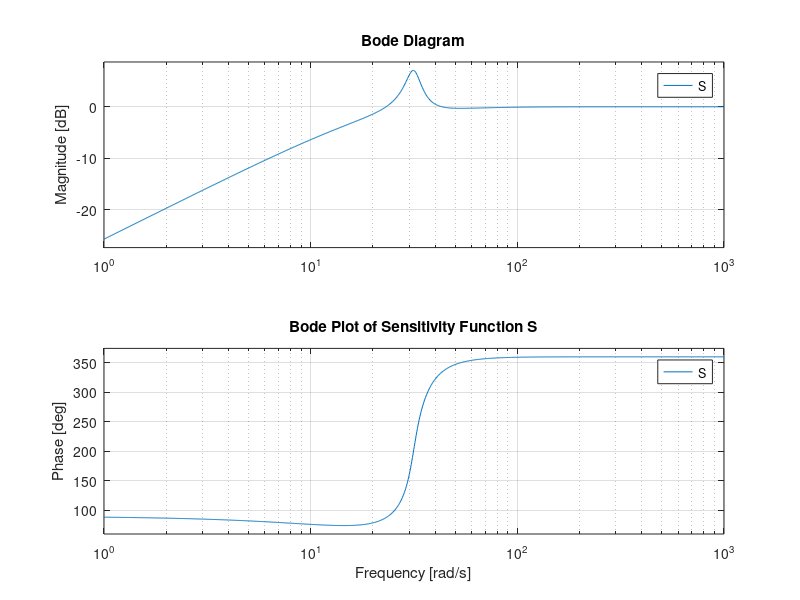
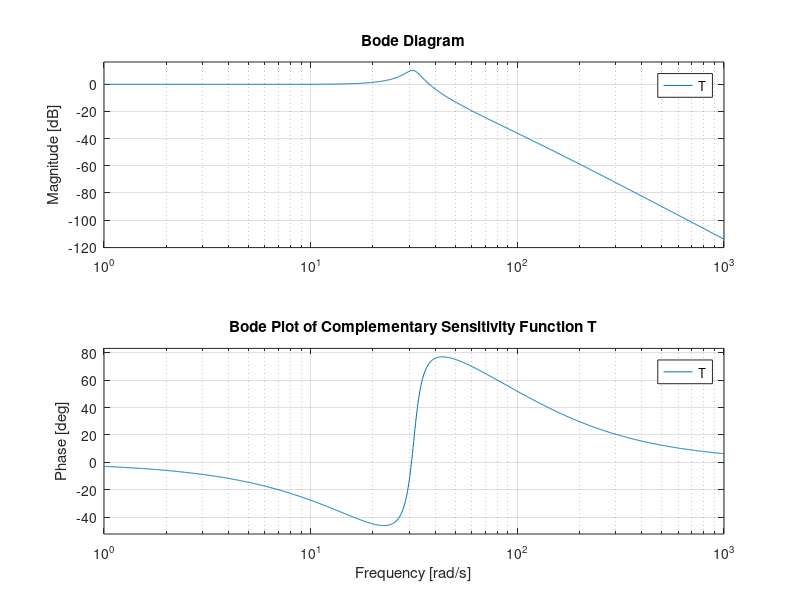

MATLAB code for these plots, in order:
% clc;
% clear all;
% 
% % Define the given constants
% J_m = 0.0001;
% J_l = 0.001;
% K = 1;
% N = 5;
% C_m = 0.01;
% C_l = 0.01;
% 
% % Define the numerator and denominator coefficients
% numerator = K / N;
% denominator = [J_l * J_m, (J_l * C_m + C_l * J_m), ...
%     (J_l * K / N^2 + C_l * C_m + K * J_m), ...
%     (C_l * K / N^2 + K * C_m), 0];
% 
% % Create the open-loop transfer function
% G = tf(numerator, denominator);
% 
% % Define the closed-loop transfer function with unity feedback
% H = 1;
% L = G * H;
% 
% % Sensitivity function S = 1 / (1 + L)
% S = 1 / (1 + L);
% 
% % Complementary sensitivity function T = L / (1 + L)
% T = L / (1 + L);
% 
% % Bode plot data
% [mag_S, phase_S, w_S] = bode(S);
% [mag_T, phase_T, w_T] = bode(T);
% 
% % Convert magnitudes from dB to absolute
% mag_S = squeeze(mag_S);
% mag_T = squeeze(mag_T);
% 
% % Find frequency ranges
% freq_range_T = w_T(mag_T < 1);
% freq_range_S = w_S(mag_S < 1);
% 
% % Display the results
% fprintf('Frequency range where |T(jw)| < 1 (resistant to model changes):\n');
% fprintf('%.2f rad/s to %.2f rad/s\n', min(freq_range_T), max(freq_range_T));
% 
% fprintf('\nFrequency range where |S(jw)| < 1 (resistant to input disturbances):\n');
% fprintf('%.2f rad/s to %.2f rad/s\n', min(freq_range_S), max(freq_range_S));
% 
% % Plot the Bode plot for Sensitivity function S
% figure;
% bode(S);
% title('Bode Plot of Sensitivity Function S');
% grid on;
% 
% % Plot the Bode plot for Complementary Sensitivity function T
% figure;
% bode(T);
% title('Bode Plot of Complementary Sensitivity Function T');
% grid on;
%%
clc;
clear all;

% Define the given constants
J_m = 0.0001;
J_l = 0.001;
K = 1;
N = 5;
C_m = 0.01;
C_l = 0.01;

% Define the numerator and denominator coefficients
numerator = K / N;
denominator = [J_l * J_m, (J_l * C_m + C_l * J_m), ...
    (J_l * K / N^2 + C_l * C_m + K * J_m), ...
    (C_l * K / N^2 + K * C_m), 0];

% Create the open-loop transfer function
G = tf(numerator, denominator);

% Define the closed-loop transfer function with unity feedback
H = 1;
L = G * H;

% Sensitivity function S = 1 / (1 + L)
S = 1 / (1 + L);

% Complementary sensitivity function T = L / (1 + L)
T = L / (1 + L);

% Bode plot data
[mag_S, phase_S, w_S] = bode(S);
[mag_T, phase_T, w_T] = bode(T);

% Convert magnitudes from dB to absolute
mag_S = squeeze(mag_S);
mag_T = squeeze(mag_T);

% Find frequency ranges
freq_range_T = w_T(mag_T < 1);
freq_range_S = w_S(mag_S < 1);

% Determine the overlapping range
min_freq = max(min(freq_range_T), min(freq_range_S));
max_freq = min(max(freq_range_T), max(freq_range_S));

% Display the results
fprintf('Frequency range where |T(jw)| < 1 (resistant to model changes):\n');
fprintf('%.2f rad/s to %.2f rad/s\n', min(freq_range_T), max(freq_range_T));

fprintf('\nFrequency range where |S(jw)| < 1 (resistant to input disturbances):\n');
fprintf('%.2f rad/s to %.2f rad/s\n', min(freq_range_S), max(freq_range_S));

fprintf('\nOverlapping frequency range where both |S(jw)| and |T(jw)| < 1 (robustness range):\n');
fprintf('%.2f rad/s to %.2f rad/s\n', min_freq, max_freq);

% Plot the Bode plot for Sensitivity function S
figure;
bode(S);
title('Bode Plot of Sensitivity Function S');
grid on;

% Plot the Bode plot for Complementary Sensitivity function T
figure;
bode(T);
title('Bode Plot of Complementary Sensitivity Function T');
grid on;
